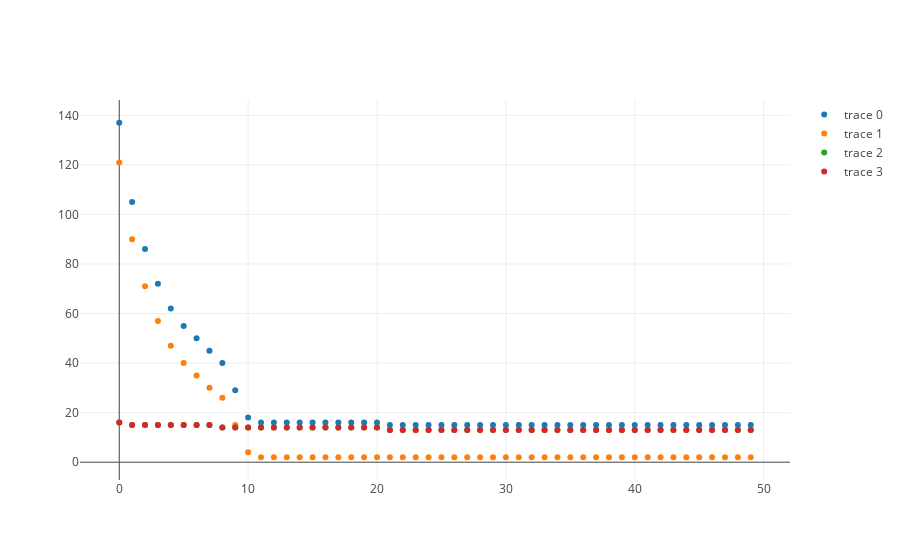

Notebook code for this chart:
### Code cell
my_workplace.plot_performance()

### Figure 1 — Plotly figure (JSON) as saved in the notebook; plotly's stock layout.template omitted (floating-point values rounded to 4 significant figures)
{"data": [{"mode": "markers", "type": "scatter", "uid": "679e2d33-ca12-4813-9d28-5adf4df5ce3d", "x": [0, 1, 2, 3, 4, 5, 6, 7, 8, 9, 10, 11, 12, 13, 14, 15, 16, 17, 18, 19, 20, 21, 22, 23, 24, 25, 26, 27, 28, 29, 30, 31, 32, 33, 34, 35, 36, 37, 38, 39, 40, 41, 42, 43, 44, 45, 46, 47, 48, 49], "y": [137, 105, 86, 72, 62, 55, 50, 45, 40, 29, 18, 16, 16, 16, 16, 16, 16, 16, 16, 16, 16, 15, 15, 15, 15, 15, 15, 15, 15, 15, 15, 15, 15, 15, 15, 15, 15, 15, 15, 15, 15, 15, 15, 15, 15, 15, 15, 15, 15, 15]}, {"mode": "markers", "type": "scatter", "uid": "9a0c162e-664d-47ca-affd-ec64c50ebdce", "x": [0, 1, 2, 3, 4, 5, 6, 7, 8, 9, 10, 11, 12, 13, 14, 15, 16, 17, 18, 19, 20, 21, 22, 23, 24, 25, 26, 27, 28, 29, 30, 31, 32, 33, 34, 35, 36, 37, 38, 39, 40, 41, 42, 43, 44, 45, 46, 47, 48, 49], "y": [121, 90, 71, 57, 47, 40, 35, 30, 26, 15, 4, 2, 2, 2, 2, 2, 2, 2, 2, 2, 2, 2, 2, 2, 2, 2, 2, 2, 2, 2, 2, 2, 2, 2, 2, 2, 2, 2, 2, 2, 2, 2, 2, 2, 2, 2, 2, 2, 2, 2]}, {"mode": "markers", "type": "scatter", "uid": "a13ed8b8-6ef8-418d-b93c-288df3004ebb", "x": [0, 1, 2, 3, 4, 5, 6, 7, 8, 9, 10, 11, 12, 13, 14, 15, 16, 17, 18, 19, 20, 21, 22, 23, 24, 25, 26, 27, 28, 29, 30, 31, 32, 33, 34, 35, 36, 37, 38, 39, 40, 41, 42, 43, 44, 45, 46, 47, 48, 49], "y": [16, 15, 15, 15, 15, 15, 15, 15, 14, 14, 14, 14, 14, 14, 14, 14, 14, 14, 14, 14, 14, 13, 13, 13, 13, 13, 13, 13, 13, 13, 13, 13, 13, 13, 13, 13, 13, 13, 13, 13, 13, 13, 13, 13, 13, 13, 13, 13, 13, 13]}, {"mode": "markers", "type": "scatter", "uid": "6c8b8673-c75d-482c-aed0-c6975a76d493", "x": [0, 1, 2, 3, 4, 5, 6, 7, 8, 9, 10, 11, 12, 13, 14, 15, 16, 17, 18, 19, 20, 21, 22, 23, 24, 25, 26, 27, 28, 29, 30, 31, 32, 33, 34, 35, 36, 37, 38, 39, 40, 41, 42, 43, 44, 45, 46, 47, 48, 49], "y": [16, 15, 15, 15, 15, 15, 15, 15, 14, 14, 14, 14, 14, 14, 14, 14, 14, 14, 14, 14, 14, 13, 13, 13, 13, 13, 13, 13, 13, 13, 13, 13, 13, 13, 13, 13, 13, 13, 13, 13, 13, 13, 13, 13, 13, 13, 13, 13, 13, 13]}], "layout": {}}
